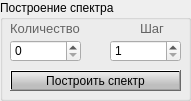
    <widget class="QGroupBox" name="groupBox_6">
     <property name="geometry">
      <rect>
       <x>20</x>
       <y>410</y>
       <width>191</width>
       <height>101</height>
      </rect>
     </property>
     <property name="title">
      <string>Построение спектра</string>
     </property>
     <widget class="QPushButton" name="Button_compare">
      <property name="geometry">
       <rect>
        <x>10</x>
        <y>70</y>
        <width>171</width>
        <height>21</height>
       </rect>
      </property>
      <property name="palette">
       <palette>
        <active>
         <colorrole role="WindowText">
          <brush brushstyle="SolidPattern">
           <color alpha="255">
            <red>0</red>
            <green>0</green>
            <blue>0</blue>
           </color>
          </brush>
         </colorrole>
         <colorrole role="Button">
          <brush brushstyle="LinearGradientPattern">
           <gradient startx="0.460227000000000" starty="0.000000000000000" endx="0.482955000000000" endy="0.960227000000000" type="LinearGradient" spread="ReflectSpread" coordinatemode="ObjectBoundingMode">
            <gradientstop position="0.113636000000000">
             <color alpha="255">
              <red>232</red>
              <green>232</green>
              <blue>232</blue>
             </color>
            </gradientstop>
            <gradientstop position="0.784091000000000">
             <color alpha="251">
              <red>189</red>
              <green>189</green>
              <blue>189</blue>
             </color>
            </gradientstop>
           </gradient>
          </brush>
         </colorrole>
         <colorrole role="Light">
          <brush brushstyle="SolidPattern">
           <color alpha="255">
            <red>91</red>
            <green>91</green>
            <blue>91</blue>
           </color>
          </brush>
         </colorrole>
         <colorrole role="Midlight">
          <brush brushstyle="SolidPattern">
           <color alpha="255">
            <red>227</red>
            <green>227</green>
            <blue>227</blue>
           </color>
          </brush>
         </colorrole>
         <colorrole role="Dark">
          <brush brushstyle="SolidPattern">
           <color alpha="255">
            <red>160</red>
            <green>160</green>
            <blue>160</blue>
           </color>
          </brush>
         </colorrole>
         <colorrole role="Mid">
          <brush brushstyle="SolidPattern">
           <color alpha="255">
            <red>160</red>
            <green>160</green>
            <blue>160</blue>
           </color>
          </brush>
         </colorrole>
         <colorrole role="Text">
          <brush brushstyle="SolidPattern">
           <color alpha="255">
            <red>0</red>
            <green>0</green>
            <blue>0</blue>
           </color>
          </brush>
         </colorrole>
         <colorrole role="BrightText">
          <brush brushstyle="SolidPattern">
           <color alpha="255">
            <red>255</red>
            <green>255</green>
            <blue>255</blue>
           </color>
          </brush>
         </colorrole>
         <colorrole role="ButtonText">
          <brush brushstyle="SolidPattern">
           <color alpha="255">
            <red>0</red>
            <green>0</green>
            <blue>0</blue>
           </color>
          </brush>
         </colorrole>
         <colorrole role="Base">
          <brush brushstyle="LinearGradientPattern">
           <gradient startx="0.460227000000000" starty="0.000000000000000" endx="0.482955000000000" endy="0.960227000000000" type="LinearGradient" spread="ReflectSpread" coordinatemode="ObjectBoundingMode">
            <gradientstop position="0.113636000000000">
             <color alpha="255">
              <red>232</red>
              <green>232</green>
              <blue>232</blue>
             </color>
            </gradientstop>
            <gradientstop position="0.784091000000000">
             <color alpha="251">
              <red>189</red>
              <green>189</green>
              <blue>189</blue>
             </color>
            </gradientstop>
           </gradient>
          </brush>
         </colorrole>
         <colorrole role="Window">
          <brush brushstyle="LinearGradientPattern">
           <gradient startx="0.460227000000000" starty="0.000000000000000" endx="0.482955000000000" endy="0.960227000000000" type="LinearGradient" spread="ReflectSpread" coordinatemode="ObjectBoundingMode">
            <gradientstop position="0.113636000000000">
             <color alpha="255">
              <red>232</red>
              <green>232</green>
              <blue>232</blue>
             </color>
            </gradientstop>
            <gradientstop position="0.784091000000000">
             <color alpha="251">
              <red>189</red>
              <green>189</green>
              <blue>189</blue>
             </color>
            </gradientstop>
           </gradient>
          </brush>
         </colorrole>
         <colorrole role="Shadow">
          <brush brushstyle="SolidPattern">
           <color alpha="255">
            <red>105</red>
            <green>105</green>
            <blue>105</blue>
           </color>
          </brush>
         </colorrole>
         <colorrole role="Highlight">
          <brush brushstyle="SolidPattern">
           <color alpha="255">
            <red>255</red>
            <green>85</green>
            <blue>127</blue>
           </color>
          </brush>
         </colorrole>
         <colorrole role="HighlightedText">
          <brush brushstyle="SolidPattern">
           <color alpha="255">
            <red>255</red>
            <green>255</green>
            <blue>255</blue>
           </color>
          </brush>
         </colorrole>
         <colorrole role="Link">
          <brush brushstyle="SolidPattern">
           <color alpha="255">
            <red>0</red>
            <green>0</green>
            <blue>255</blue>
           </color>
          </brush>
         </colorrole>
         <colorrole role="LinkVisited">
          <brush brushstyle="SolidPattern">
           <color alpha="255">
            <red>255</red>
            <green>0</green>
            <blue>255</blue>
           </color>
          </brush>
         </colorrole>
         <colorrole role="AlternateBase">
          <brush brushstyle="SolidPattern">
           <color alpha="255">
            <red>233</red>
            <green>231</green>
            <blue>227</blue>
           </color>
          </brush>
         </colorrole>
         <colorrole role="NoRole">
          <brush brushstyle="SolidPattern">
           <color alpha="255">
            <red>0</red>
            <green>0</green>
            <blue>0</blue>
           </color>
          </brush>
         </colorrole>
         <colorrole role="ToolTipBase">
          <brush brushstyle="SolidPattern">
           <color alpha="255">
            <red>255</red>
            <green>255</green>
            <blue>220</blue>
           </color>
          </brush>
         </colorrole>
         <colorrole role="ToolTipText">
          <brush brushstyle="SolidPattern">
           <color alpha="255">
            <red>0</red>
            <green>0</green>
            <blue>0</blue>
           </color>
          </brush>
         </colorrole>
         <colorrole role="PlaceholderText">
          <brush brushstyle="SolidPattern">
           <color alpha="128">
            <red>0</red>
            <green>0</green>
            <blue>0</blue>
           </color>
          </brush>
         </colorrole>
        </active>
        <inactive>
         <colorrole role="WindowText">
          <brush brushstyle="SolidPattern">
           <color alpha="255">
            <red>0</red>
            <green>0</green>
            <blue>0</blue>
           </color>
          </brush>
         </colorrole>
         <colorrole role="Button">
          <brush brushstyle="LinearGradientPattern">
           <gradient startx="0.460227000000000" starty="0.000000000000000" endx="0.482955000000000" endy="0.960227000000000" type="LinearGradient" spread="ReflectSpread" coordinatemode="ObjectBoundingMode">
            <gradientstop position="0.113636000000000">
             <color alpha="255">
              <red>232</red>
              <green>232</green>
              <blue>232</blue>
             </color>
            </gradientstop>
            <gradientstop position="0.784091000000000">
             <color alpha="251">
              <red>189</red>
              <green>189</green>
              <blue>189</blue>
             </color>
            </gradientstop>
           </gradient>
          </brush>
         </colorrole>
         <colorrole role="Light">
          <brush brushstyle="SolidPattern">
           <color alpha="255">
            <red>255</red>
            <green>255</green>
            <blue>255</blue>
           </color>
          </brush>
         </colorrole>
         <colorrole role="Midlight">
          <brush brushstyle="SolidPattern">
           <color alpha="255">
            <red>227</red>
            <green>227</green>
            <blue>227</blue>
           </color>
          </brush>
         </colorrole>
         <colorrole role="Dark">
          <brush brushstyle="SolidPattern">
           <color alpha="255">
            <red>160</red>
            <green>160</green>
            <blue>160</blue>
           </color>
          </brush>
         </colorrole>
         <colorrole role="Mid">
          <brush brushstyle="SolidPattern">
           <color alpha="255">
            <red>160</red>
            <green>160</green>
            <blue>160</blue>
           </color>
          </brush>
         </colorrole>
         <colorrole role="Text">
          <brush brushstyle="SolidPattern">
           <color alpha="255">
            <red>0</red>
            <green>0</green>
            <blue>0</blue>
           </color>
          </brush>
         </colorrole>
         <colorrole role="BrightText">
          <brush brushstyle="SolidPattern">
           <color alpha="255">
            <red>255</red>
            <green>255</green>
            <blue>255</blue>
           </color>
          </brush>
         </colorrole>
         <colorrole role="ButtonText">
          <brush brushstyle="SolidPattern">
           <color alpha="255">
            <red>0</red>
            <green>0</green>
            <blue>0</blue>
           </color>
          </brush>
         </colorrole>
         <colorrole role="Base">
          <brush brushstyle="LinearGradientPattern">
           <gradient startx="0.460227000000000" starty="0.000000000000000" endx="0.482955000000000" endy="0.960227000000000" type="LinearGradient" spread="ReflectSpread" coordinatemode="ObjectBoundingMode">
            <gradientstop position="0.113636000000000">
             <color alpha="255">
              <red>232</red>
              <green>232</green>
              <blue>232</blue>
             </color>
            </gradientstop>
            <gradientstop position="0.784091000000000">
             <color alpha="251">
              <red>189</red>
              <green>189</green>
              <blue>189</blue>
             </color>
            </gradientstop>
           </gradient>
          </brush>
         </colorrole>
         <colorrole role="Window">
          <brush brushstyle="LinearGradientPattern">
           <gradient startx="0.460227000000000" starty="0.000000000000000" endx="0.482955000000000" endy="0.960227000000000" type="LinearGradient" spread="ReflectSpread" coordinatemode="ObjectBoundingMode">
            <gradientstop position="0.113636000000000">
             <color alpha="255">
              <red>232</red>
              <green>232</green>
              <blue>232</blue>
             </color>
            </gradientstop>
            <gradientstop position="0.784091000000000">
             <color alpha="251">
              <red>189</red>
              <green>189</green>
              <blue>189</blue>
             </color>
            </gradientstop>
           </gradient>
          </brush>
         </colorrole>
         <colorrole role="Shadow">
          <brush brushstyle="SolidPattern">
           <color alpha="255">
            <red>105</red>
            <green>105</green>
            <blue>105</blue>
           </color>
          </brush>
         </colorrole>
         <colorrole role="Highlight">
          <brush brushstyle="SolidPattern">
           <color alpha="255">
            <red>240</red>
            <green>240</green>
            <blue>240</blue>
           </color>
          </brush>
         </colorrole>
         <colorrole role="HighlightedText">
          <brush brushstyle="SolidPattern">
           <color alpha="255">
            <red>0</red>
            <green>0</green>
            <blue>0</blue>
           </color>
          </brush>
         </colorrole>
         <colorrole role="Link">
          <brush brushstyle="SolidPattern">
           <color alpha="255">
            <red>0</red>
            <green>0</green>
            <blue>255</blue>
           </color>
          </brush>
         </colorrole>
         <colorrole role="LinkVisited">
          <brush brushstyle="SolidPattern">
           <color alpha="255">
            <red>255</red>
            <green>0</green>
            <blue>255</blue>
           </color>
          </brush>
         </colorrole>
         <colorrole role="AlternateBase">
          <brush brushstyle="SolidPattern">
           <color alpha="255">
            <red>233</red>
            <green>231</green>
            <blue>227</blue>
           </color>
          </brush>
         </colorrole>
         <colorrole role="NoRole">
          <brush brushstyle="NoBrush">
           <color alpha="255">
            <red>0</red>
            <green>0</green>
            <blue>0</blue>
           </color>
          </brush>
         </colorrole>
         <colorrole role="ToolTipBase">
          <brush brushstyle="SolidPattern">
           <color alpha="255">
            <red>255</red>
            <green>255</green>
            <blue>220</blue>
           </color>
          </brush>
         </colorrole>
         <colorrole role="ToolTipText">
          <brush brushstyle="SolidPattern">
           <color alpha="255">
            <red>0</red>
            <green>0</green>
            <blue>0</blue>
           </color>
          </brush>
         </colorrole>
         <colorrole role="PlaceholderText">
          <brush brushstyle="SolidPattern">
           <color alpha="128">
            <red>0</red>
            <green>0</green>
            <blue>0</blue>
           </color>
          </brush>
         </colorrole>
        </inactive>
        <disabled>
         <colorrole role="WindowText">
          <brush brushstyle="SolidPattern">
           <color alpha="255">
            <red>120</red>
            <green>120</green>
            <blue>120</blue>
           </color>
          </brush>
         </colorrole>
         <colorrole role="Button">
          <brush brushstyle="LinearGradientPattern">
           <gradient startx="0.460227000000000" starty="0.000000000000000" endx="0.482955000000000" endy="0.960227000000000" type="LinearGradient" spread="ReflectSpread" coordinatemode="ObjectBoundingMode">
            <gradientstop position="0.113636000000000">
             <color alpha="255">
              <red>232</red>
              <green>232</green>
              <blue>232</blue>
             </color>
            </gradientstop>
            <gradientstop position="0.784091000000000">
             <color alpha="251">
              <red>189</red>
              <green>189</green>
              <blue>189</blue>
             </color>
            </gradientstop>
           </gradient>
          </brush>
         </colorrole>
         <colorrole role="Light">
          <brush brushstyle="SolidPattern">
           <color alpha="255">
            <red>91</red>
            <green>91</green>
            <blue>91</blue>
           </color>
          </brush>
         </colorrole>
         <colorrole role="Midlight">
          <brush brushstyle="SolidPattern">
           <color alpha="255">
            <red>247</red>
            <green>247</green>
            <blue>247</blue>
           </color>
          </brush>
         </colorrole>
         <colorrole role="Dark">
          <brush brushstyle="SolidPattern">
           <color alpha="255">
            <red>160</red>
            <green>160</green>
            <blue>160</blue>
           </color>
          </brush>
         </colorrole>
         <colorrole role="Mid">
          <brush brushstyle="SolidPattern">
           <color alpha="255">
            <red>160</red>
            <green>160</green>
            <blue>160</blue>
           </color>
          </brush>
         </colorrole>
         <colorrole role="Text">
          <brush brushstyle="SolidPattern">
           <color alpha="255">
            <red>120</red>
            <green>120</green>
            <blue>120</blue>
           </color>
          </brush>
         </colorrole>
         <colorrole role="BrightText">
          <brush brushstyle="SolidPattern">
           <color alpha="255">
            <red>255</red>
            <green>255</green>
            <blue>255</blue>
           </color>
          </brush>
         </colorrole>
         <colorrole role="ButtonText">
          <brush brushstyle="SolidPattern">
           <color alpha="255">
            <red>120</red>
            <green>120</green>
            <blue>120</blue>
           </color>
          </brush>
         </colorrole>
         <colorrole role="Base">
          <brush brushstyle="LinearGradientPattern">
           <gradient startx="0.460227000000000" starty="0.000000000000000" endx="0.482955000000000" endy="0.960227000000000" type="LinearGradient" spread="ReflectSpread" coordinatemode="ObjectBoundingMode">
            <gradientstop position="0.113636000000000">
             <color alpha="255">
              <red>232</red>
              <green>232</green>
              <blue>232</blue>
             </color>
            </gradientstop>
            <gradientstop position="0.784091000000000">
             <color alpha="251">
              <red>189</red>
              <green>189</green>
              <blue>189</blue>
             </color>
            </gradientstop>
           </gradient>
          </brush>
         </colorrole>
         <colorrole role="Window">
          <brush brushstyle="LinearGradientPattern">
           <gradient startx="0.460227000000000" starty="0.000000000000000" endx="0.482955000000000" endy="0.960227000000000" type="LinearGradient" spread="ReflectSpread" coordinatemode="ObjectBoundingMode">
            <gradientstop position="0.113636000000000">
             <color alpha="255">
              <red>232</red>
              <green>232</green>
              <blue>232</blue>
             </color>
            </gradientstop>
            <gradientstop position="0.784091000000000">
             <color alpha="251">
              <red>189</red>
              <green>189</green>
              <blue>189</blue>
             </color>
            </gradientstop>
           </gradient>
          </brush>
         </colorrole>
         <colorrole role="Shadow">
          <brush brushstyle="SolidPattern">
           <color alpha="255">
            <red>0</red>
            <green>0</green>
            <blue>0</blue>
           </color>
          </brush>
         </colorrole>
         <colorrole role="Highlight">
          <brush brushstyle="SolidPattern">
           <color alpha="255">
            <red>0</red>
            <green>120</green>
            <blue>215</blue>
           </color>
          </brush>
         </colorrole>
         <colorrole role="HighlightedText">
          <brush brushstyle="SolidPattern">
           <color alpha="255">
            <red>255</red>
            <green>255</green>
            <blue>255</blue>
           </color>
          </brush>
         </colorrole>
         <colorrole role="Link">
          <brush brushstyle="SolidPattern">
           <color alpha="255">
            <red>0</red>
            <green>0</green>
            <blue>255</blue>
           </color>
          </brush>
         </colorrole>
         <colorrole role="LinkVisited">
          <brush brushstyle="SolidPattern">
           <color alpha="255">
            <red>255</red>
            <green>0</green>
            <blue>255</blue>
           </color>
          </brush>
         </colorrole>
         <colorrole role="AlternateBase">
          <brush brushstyle="SolidPattern">
           <color alpha="255">
            <red>247</red>
            <green>247</green>
            <blue>247</blue>
           </color>
          </brush>
         </colorrole>
         <colorrole role="NoRole">
          <brush brushstyle="NoBrush">
           <color alpha="255">
            <red>0</red>
            <green>0</green>
            <blue>0</blue>
           </color>
          </brush>
         </colorrole>
         <colorrole role="ToolTipBase">
          <brush brushstyle="SolidPattern">
           <color alpha="255">
            <red>255</red>
            <green>255</green>
            <blue>220</blue>
           </color>
          </brush>
         </colorrole>
         <colorrole role="ToolTipText">
          <brush brushstyle="SolidPattern">
           <color alpha="255">
            <red>0</red>
            <green>0</green>
            <blue>0</blue>
           </color>
          </brush>
         </colorrole>
         <colorrole role="PlaceholderText">
          <brush brushstyle="SolidPattern">
           <color alpha="128">
            <red>0</red>
            <green>0</green>
            <blue>0</blue>
           </color>
          </brush>
         </colorrole>
        </disabled>
       </palette>
      </property>
      <property name="styleSheet">
       <string notr="true">background-color: qlineargradient(spread:reflect, x1:0.460227, y1:0, x2:0.482955, y2:0.960227, stop:0.113636 rgba(232, 232, 232, 255), stop:0.784091 rgba(189, 189, 189, 251));
font: 12pt &quot;TechnicBold&quot;;
border-color: rgb(255, 255, 255);</string>
      </property>
      <property name="text">
       <string>Построить спектр</string>
      </property>
     </widget>
     <widget class="QSpinBox" name="spinBox_step">
      <property name="geometry">
       <rect>
        <x>110</x>
        <y>40</y>
        <width>71</width>
        <height>22</height>
       </rect>
      </property>
      <property name="minimum">
       <number>1</number>
      </property>
      <property name="maximum">
       <number>99</number>
      </property>
     </widget>
     <widget class="QLabel" name="label_5">
      <property name="geometry">
       <rect>
        <x>140</x>
        <y>20</y>
        <width>41</width>
        <height>16</height>
       </rect>
      </property>
      <property name="font">
       <font>
        <pointsize>10</pointsize>
       </font>
      </property>
      <property name="styleSheet">
       <string notr="true">alternate-background-color: rgb(255, 255, 255);
color: rgb(100, 100, 100);
border-color: rgb(201, 201, 201);</string>
      </property>
      <property name="text">
       <string>Шаг</string>
      </property>
     </widget>
     <widget class="QSpinBox" name="spinBox_count">
      <property name="geometry">
       <rect>
        <x>10</x>
        <y>40</y>
        <width>71</width>
        <height>22</height>
       </rect>
      </property>
     </widget>
     <widget class="QLabel" name="label_6">
      <property name="geometry">
       <rect>
        <x>10</x>
        <y>20</y>
        <width>71</width>
        <height>16</height>
       </rect>
      </property>
      <property name="font">
       <font>
        <pointsize>10</pointsize>
       </font>
      </property>
      <property name="styleSheet">
       <string notr="true">alternate-background-color: rgb(255, 255, 255);
color: rgb(100, 100, 100);
border-color: rgb(201, 201, 201);</string>
      </property>
      <property name="text">
       <string>Количество</string>
      </property>
     </widget>
    </widget>
